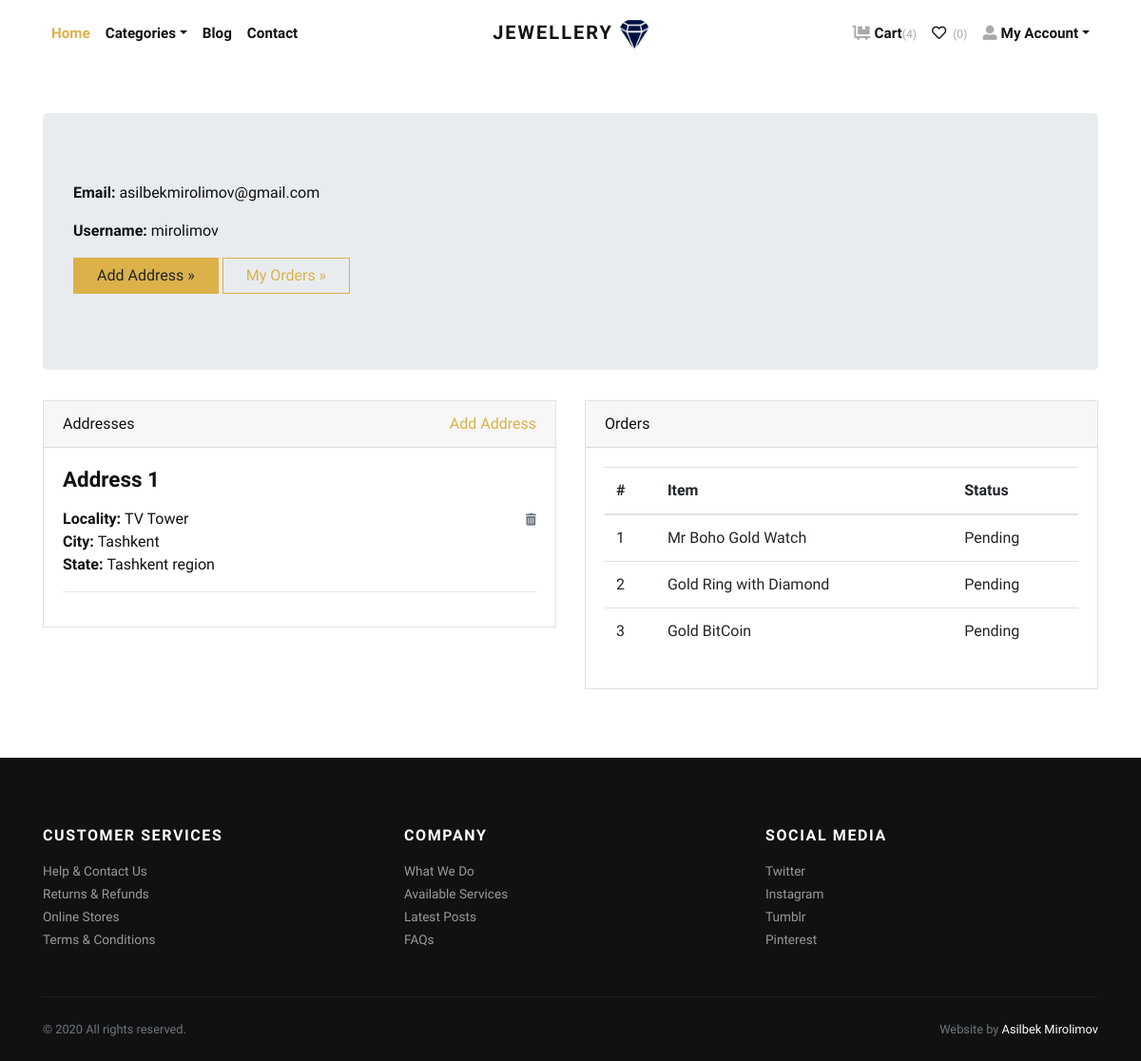
Screenshot of /accounts/profile/ (signed in) with the database file from the repository.
### store/models.py (models this page shows, shortened)
class Address(models.Model):
    user = models.ForeignKey(User, verbose_name="User", on_delete=models.CASCADE)
    locality = models.CharField(max_length=150, verbose_name="Nearest Location")
    city = models.CharField(max_length=150, verbose_name="City")
    state = models.CharField(max_length=150, verbose_name="State")

class Order(models.Model):
    user = models.ForeignKey(User, verbose_name="User", on_delete=models.CASCADE)
    address = models.ForeignKey(Address, verbose_name="Shipping Address", on_delete=models.CASCADE)
    product = models.ForeignKey(Product, verbose_name="Product", on_delete=models.CASCADE)
    quantity = models.PositiveIntegerField(verbose_name="Quantity")
    ordered_date = models.DateTimeField(auto_now_add=True, verbose_name="Ordered Date")
    status = models.CharField(
        choices=STATUS_CHOICES,
        max_length=50,
        default="Pending"
    )

class Product(models.Model):
    title = models.CharField(max_length=150, verbose_name="Product Title")
    slug = models.SlugField(max_length=160, verbose_name="Product Slug")
    sku = models.CharField(max_length=255, unique=True, verbose_name="Unique Product ID (SKU)")
    short_description = models.TextField(verbose_name="Short Description")
    detail_description = models.TextField(blank=True, null=True, verbose_name="Detail Description")
    product_image = models.ImageField(upload_to='product', blank=True, null=True, verbose_name="Product Image")
    price = models.DecimalField(max_digits=8, decimal_places=2)
    category = models.ForeignKey(Category, verbose_name="Product Categoy", on_delete=models.CASCADE)
    is_active = models.BooleanField(verbose_name="Is Active?")
    is_featured = models.BooleanField(verbose_name="Is Featured?")
    created_at = models.DateTimeField(auto_now_add=True, verbose_name="Created Date")
    updated_at = models.DateTimeField(auto_now=True, verbose_name="Updated Date")
    class Meta:
        verbose_name_plural = 'Products'
        ordering = ('-created_at',)

### store/views.py (the view)
# urls.py: path('accounts/profile/', views.profile, name="profile"),
@login_required
def profile(request):
    addresses = Address.objects.filter(user=request.user)
    orders = Order.objects.filter(user=request.user)
    return render(request, 'account/profile.html', {'addresses': addresses, 'orders': orders})

### store/context_preprocessors.py (called while the page is built)
def store_menu(request):
    categories = Category.objects.filter(is_active=True)
    context = {
        'categories_menu': categories,
    }
    return context

def cart_menu(request):
    if request.user.is_authenticated:
        cart_items = Cart.objects.filter(user=request.user)
        context = {
            'cart_items': cart_items,
        }
    else:
        context = {}
    return context

### templates/account/profile.html (shortened to what this page needs)
{% extends 'base.html' %}
{% load static %}
    {% block content %}
      <div class="container py-5">
        <div class="jumbotron">
          <p><strong>Email:</strong> {{request.user.email}}</p>
          <p><strong>Username:</strong> {{request.user.username}}</p>
          <p><a class="btn btn-primary btn-large" href="{% url 'store:add-address' %}">Add Address »</a> <a class="btn btn-outline-primary btn-large" href="#">My Orders »</a></p>
        </div>
        <div class="row">
          <div class="col-lg-6">
            <div class="card mb-4" id="headings">
              <div class="card-header">Addresses <span class="float-right"><a href="{% url 'store:add-address' %}">Add Address</a></span></div>
              <div class="card-body">
                {% if addresses %}
                    {% for address in addresses %}
                        <h4 class="mb-3">Address {{forloop.counter}}</h4>
                        <span class="float-right"><a href="{% url 'store:remove-address' address.id %}"><i class="fas fa-trash-alt small text-muted"></i></a></span>
                        <p>
                            <strong>Locality: </strong>{{address.locality}} <br>
                            <strong>City: </strong>{{address.city}} <br>
                            <strong>State: </strong>{{address.state}} <br>
                        </p>
                        <hr>
                    {% endfor %}
                {% else %}
                <div class="text-danger">
                  Address not Added.
                </div>
                {% endif %}
              </div>
            </div>
          </div>
          <div class="col-lg-6">
            <div class="card mb-4" id="tables">
              <div class="card-header">Orders</div>
              <div class="card-body">
                <table class="table table-hover">
                  <thead>
                    <tr>
                      <th>#</th>
                      <th>Item</th>
                      <th>Status</th>
                    </tr>
                  </thead>
                  <tbody>
                    {% if orders %}
                      {% for order in orders %}
                        <tr>
                          <td>{{forloop.counter}}</td>
                          <td>{{order.product.title}}</td>
                          <td>
                            {{order.status}}
                          </td>
                        </tr>
                      {% endfor %}
                    {% else %}
                    <tr>
                      <td class="text-danger" colspan="3">You've not Ordered anything yet.</td>
                    </tr>
                    {% endif %}
                  </tbody>
                </table>
              </div>
            </div>
          </div>
        </div>
      </div>
{% endblock content %}

### jewelryshop/static/css/style.default.css (style rules this page uses)
strong { font-weight: 700; }
.btn { font-weight: 400; border: 1px solid transparent; font-family: inherit; padding: 0.375rem 1.5rem; font-size: 1rem; line-height: 1.5; border-radius: 0; transition: color 0.15s ease-in-out, background-color 0.15s ease-in-out, border-color 0.15s ease-in-out, box-shadow 0.15s ease-in-out; }
.btn-primary { color: #212529; background-color: #dcb14a; border-color: #dcb14a; }
.btn-outline-primary { color: #dcb14a; background-color: transparent; background-image: none; border-color: #dcb14a; }
body { font-family: "Libre Franklin", sans-serif; font-size: 1rem; font-weight: 400; line-height: 1.5; color: #111111; background-color: #fff; }
a { color: #dcb14a; text-decoration: none; }
h1, h2, h3, h4, h5, h6, .h1, .h2, .h3, .h4, .h5, .h6 { margin-bottom: 0.5rem; font-family: inherit; font-weight: 900; line-height: 1.2; color: inherit; }
h4, .h4 { font-size: 1.4rem; }
hr { border-top: 1px solid rgba(17, 17, 17, 0.1); }
small, .small { font-size: 80%; font-weight: 400; }
.card { background-color: #fff; border: 1px solid rgba(17, 17, 17, 0.125); border-radius: 0; }
.card-body { padding: 1.25rem; }
.card-header { padding: 0.75rem 1.25rem; background-color: rgba(17, 17, 17, 0.03); border-bottom: 1px solid rgba(17, 17, 17, 0.125); }
.card-header:first-child { border-radius: calc(0 - 1px) calc(0 - 1px) 0 0; }

### rows the page displays
Address: locality "TV Tower", city "Tashkent", state "Tashkent region"
Order: product "Mr Boho Gold Watch", status "Pending"
Order: product "Gold Ring with Diamond", status "Pending"
Order: product "Gold BitCoin", status "Pending"

### other values shown
{{ cart_items.count }} "4"
{{ request.user.email }} "asilbekmirolimov@gmail.com"
{{ request.user.username }} "mirolimov"
